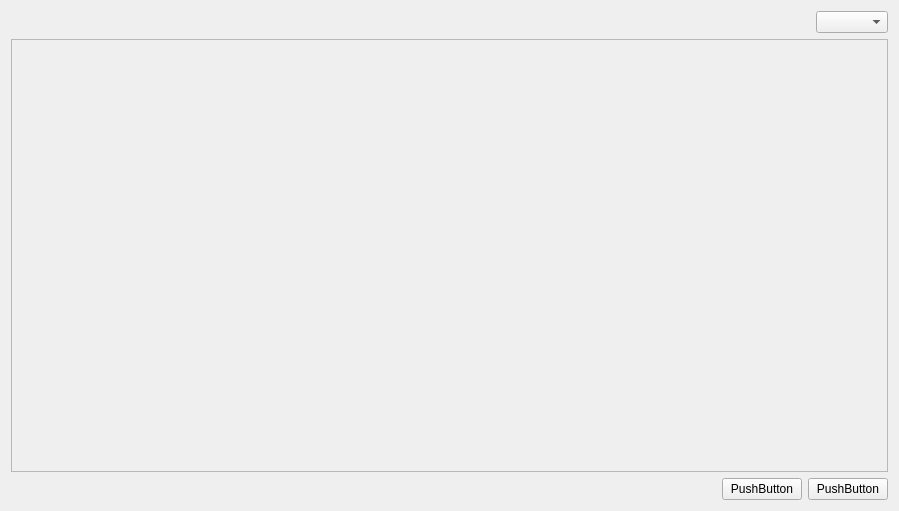
<?xml version="1.0" encoding="UTF-8"?>
<ui version="4.0">
 <class>CreateDialog</class>
 <widget class="QWidget" name="CreateDialog">
  <property name="geometry">
   <rect>
    <x>0</x>
    <y>0</y>
    <width>899</width>
    <height>511</height>
   </rect>
  </property>
  <property name="windowTitle">
   <string>Form</string>
  </property>
  <layout class="QVBoxLayout" name="verticalLayout">
   <item>
    <layout class="QHBoxLayout" name="horizontalLayout_2">
     <item>
      <spacer name="horizontalSpacer">
       <property name="orientation">
        <enum>Qt::Orientation::Horizontal</enum>
       </property>
       <property name="sizeHint" stdset="0">
        <size>
         <width>40</width>
         <height>20</height>
        </size>
       </property>
      </spacer>
     </item>
     <item>
      <widget class="QComboBox" name="comboBox"/>
     </item>
    </layout>
   </item>
   <item>
    <widget class="QScrollArea" name="scrollArea">
     <property name="widgetResizable">
      <bool>true</bool>
     </property>
     <widget class="QWidget" name="scrollAreaWidgetContents">
      <property name="geometry">
       <rect>
        <x>0</x>
        <y>0</y>
        <width>875</width>
        <height>412</height>
       </rect>
      </property>
     </widget>
    </widget>
   </item>
   <item>
    <layout class="QHBoxLayout" name="horizontalLayout">
     <item>
      <spacer name="horizontalSpacer_2">
       <property name="orientation">
        <enum>Qt::Orientation::Horizontal</enum>
       </property>
       <property name="sizeHint" stdset="0">
        <size>
         <width>40</width>
         <height>20</height>
        </size>
       </property>
      </spacer>
     </item>
     <item>
      <widget class="QPushButton" name="pushButton_2">
       <property name="text">
        <string>PushButton</string>
       </property>
      </widget>
     </item>
     <item>
      <widget class="QPushButton" name="pushButton">
       <property name="text">
        <string>PushButton</string>
       </property>
      </widget>
     </item>
    </layout>
   </item>
  </layout>
 </widget>
 <resources/>
 <connections/>
</ui>
